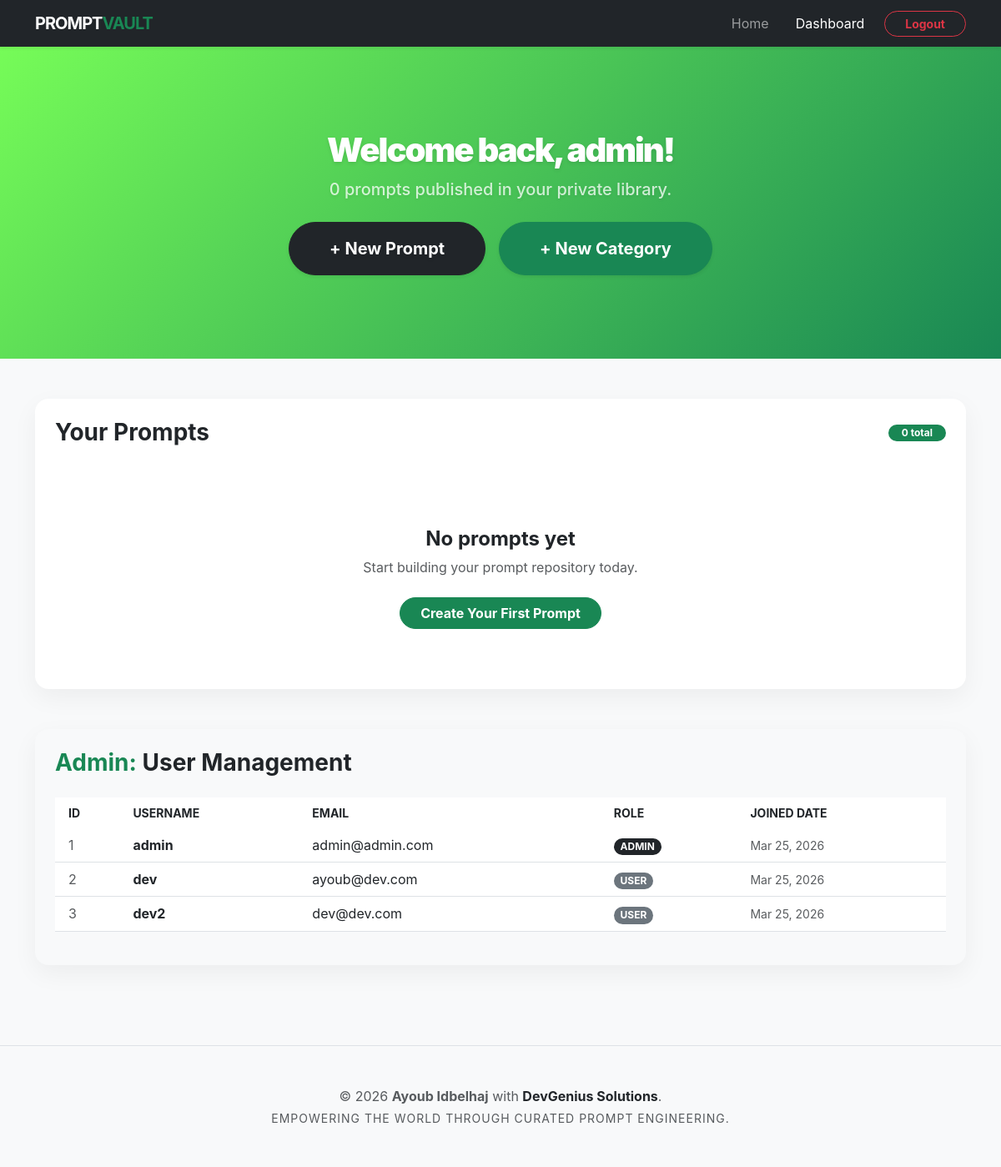
Page /app/dashboard.php (signed in) on the committed database.
### tables this page shows
CREATE TABLE users (
    id            INT UNSIGNED         NOT NULL AUTO_INCREMENT,  
    username      VARCHAR(50)          NOT NULL UNIQUE, 
    email         VARCHAR(150)         NOT NULL UNIQUE, 
    password_hash VARCHAR(255)         NOT NULL, 
    role          ENUM('user','admin') NOT NULL DEFAULT 'user',  
    created_at    DATETIME             NOT NULL DEFAULT CURRENT_TIMESTAMP,  
    PRIMARY KEY (id)  
);

### app/dashboard.php (the view, shortened to what this page needs)
<?php
require_once dirname(__DIR__) . '/config/db.php';
$u_id = $_SESSION['user_id'];
$username = $_SESSION['username'];
try {
    $uStmt = $pdo->prepare("SELECT role FROM users WHERE id = ?");
    $uStmt->execute([$u_id]);
    $user = $uStmt->fetch();
    $isAdmin = ($user['role'] === 'admin');
} catch (PDOException $e) {
    die("Error fetching user data: " . $e->getMessage());
}
try {
    $stmt = $pdo->prepare("
        SELECT p.*, c.name as category_name
        FROM prompts p
        INNER JOIN categories c ON p.category_id = c.id
        WHERE p.user_id = ?
        ORDER BY p.created_at DESC
    ");
    $stmt->execute([$u_id]);
    $prompts = $stmt->fetchAll();
    $promptCount = count($prompts);
} catch (PDOException $e) {
    $error = "Error loading your prompts: " . $e->getMessage();
}
$allUsers = [];
if ($isAdmin) {
    try {
        $userStmt = $pdo->query("SELECT id, username, email, role, created_at FROM users ORDER BY created_at DESC");
        $allUsers = $userStmt->fetchAll();
    } catch (PDOException $e) {
        $error = "Error loading user list: " . $e->getMessage();
    }
}
require_once dirname(__DIR__) . '/includes/header.php';
?>
<div class="hero-section text-center mb-5">
    <div class="container">
        <h1 class="fw-900 mb-2">Welcome back, <?php echo htmlspecialchars($username); ?>!</h1>
        <p class="lead fw-500 opacity-75"><?php echo $promptCount; ?> prompts published in your private library.</p>
        <div class="mt-4 d-flex justify-content-center gap-3">
            <a href="create-prompt.php" class="btn btn-dark btn-lg px-5 py-3 rounded-pill fw-bold shadow-sm transition-hover">
                + New Prompt
            </a>
            <?php if ($isAdmin): ?>
                <button type="button" class="btn btn-success btn-lg px-5 py-3 rounded-pill fw-bold shadow-sm transition-hover" data-bs-toggle="modal" data-bs-target="#addCategoryModal">
                    + New Category
                </button>
            <?php endif; ?>
        </div>
    </div>
</div>
<div class="container pb-5">
    <div class="row">
        <div class="col-12">
            <div class="card shadow rounded-4 border-0 p-4">
                <div class="d-flex justify-content-between align-items-center mb-4">
                    <h3 class="fw-bold m-0">Your Prompts</h3>
                    <span class="badge bg-success rounded-pill px-3"><?php echo $promptCount; ?> total</span>
                </div>
                <?php if ($promptCount > 0): ?>
                    <div class="table-responsive">
                        <table class="table table-hover align-middle">
                            <thead class="table-light">
                                <tr>
                                    <th class="ps-3 border-0 small text-uppercase fw-bold text-muted">Title</th>
                                    <th class="border-0 small text-uppercase fw-bold text-muted">Category</th>
                                    <th class="border-0 small text-uppercase fw-bold text-muted">Date</th>
                                    <th class="border-0 text-end pe-3 small text-uppercase fw-bold text-muted">Actions</th>
                                </tr>
                            </thead>
                            <tbody>
                                <?php foreach ($prompts as $prompt): ?>
                                    <tr>
                                        <td class="ps-3 fw-bold">
                                            <a href="view-prompt.php?id=<?php echo $prompt['id']; ?>" class="text-dark text-decoration-none">
                                                <?php echo htmlspecialchars($prompt['title']); ?>
                                            </a>
                                        </td>
                                        <td>
                                            <span class="badge bg-light text-dark border rounded-pill px-3">
                                                <?php echo htmlspecialchars($prompt['category_name']); ?>
                                            </span>
                                        </td>
                                        <td class="text-muted small">
                                            <?php echo date('M d, Y', strtotime($prompt['created_at'])); ?>
                                        </td>
                                        <td class="text-end pe-3">
                                            <a href="edit-prompt.php?id=<?php echo $prompt['id']; ?>" class="btn btn-sm btn-outline-dark rounded-pill px-3 fw-bold me-1">Edit</a>
                                            <a href="delete-prompt.php?id=<?php echo $prompt['id']; ?>" class="btn btn-sm btn-outline-danger rounded-pill px-3 fw-bold">Delete</a>
                                        </td>
                                    </tr>
                                <?php endforeach; ?>
                            </tbody>
                        </table>
                    </div>
                <?php else: ?>
                    <div class="text-center py-5">
                        <h4 class="fw-bold">No prompts yet</h4>
                        <p class="text-muted">Start building your prompt repository today.</p>
                        <a href="create-prompt.php" class="btn btn-success rounded-pill px-4 fw-bold mt-2">Create Your First Prompt</a>
                    </div>
                <?php endif; ?>
            </div>
        </div>
    </div>
    <?php if ($isAdmin): ?>
        <div class="row mt-5">
            <div class="col-12">
                <div class="card shadow rounded-4 border-0 p-4 bg-light">
                    <h3 class="fw-bold mb-4 text-dark"><span class="text-success">Admin:</span> User Management</h3>
                    <div class="table-responsive">
                        <table class="table table-hover align-middle">
                            <thead>
                                <tr class="small text-uppercase fw-bold text-muted">
                                    <th class="ps-3 border-0">ID</th>
                                    <th class="border-0">Username</th>
                                    <th class="border-0">Email</th>
                                    <th class="border-0">Role</th>
                                    <th class="border-0">Joined Date</th>
                                </tr>
                            </thead>
                            <tbody class="bg-white">
                                <?php foreach ($allUsers as $u): ?>
                                    <tr>
                                        <td class="ps-3 text-muted"><?php echo $u['id']; ?></td>
                                        <td class="fw-bold"><?php echo htmlspecialchars($u['username']); ?></td>
                                        <td><?php echo htmlspecialchars($u['email']); ?></td>
                                        <td>
                                            <span class="badge <?php echo ($u['role'] === 'admin') ? 'bg-dark' : 'bg-secondary'; ?> rounded-pill">
                                                <?php echo strtoupper($u['role']); ?>
                                            </span>
                                        </td>
                                        <td class="text-muted small">
                                            <?php echo date('M d, Y', strtotime($u['created_at'])); ?>
                                        </td>
                                    </tr>
                                <?php endforeach; ?>
                            </tbody>
                        </table>
                    </div>
                </div>
            </div>
        </div>
    <?php endif; ?>
</div>
<?php
require_once dirname(__DIR__) . '/includes/footer.php';
?>

### style/main.css (style rules this page uses)
:root { --primary-color: #198754; --primary-dark: #146c43; --dark-color: #212529; --accent-color: #76fc58; --bg-light: #f8f9fa; --card-shadow: 0 10px 30px rgba(0, 0, 0, 0.05); --card-shadow-hover: 0 15px 45px rgba(0, 0, 0, 0.1); }
html { scroll-behavior: smooth; height: 100%; }
body { background-color: var(--bg-light); font-family: 'Inter', system-ui, -apple-system, sans-serif; color: var(--dark-color); display: flex; flex-direction: column; min-height: 100vh; }
.fw-900 { font-weight: 900; }
.fw-500 { font-weight: 500; }
.hero-section { background: linear-gradient(135deg, var(--accent-color) 0%, var(--primary-color) 100%); color: #fff; padding: 100px 0; text-shadow: 0 2px 4px rgba(0,0,0,0.1); }
.hero-section h1 { letter-spacing: -2px; }
.transition-hover { transition: transform 0.3s cubic-bezier(0.34, 1.56, 0.64, 1), box-shadow 0.3s ease; }
.card { transition: all 0.3s ease; }
.card.shadow { box-shadow: var(--card-shadow) !important; }

### rows in the picture
users: id "1", username "admin", email "admin@admin.com", role "ADMIN", created_at "Mar 25, 2026"
users: id "2", username "dev", email "ayoub@dev.com", role "USER", created_at "Mar 25, 2026"
users: id "3", username "dev2", email "dev@dev.com", role "USER", created_at "Mar 25, 2026"

### other values in the picture
$username "admin"
$promptCount "0"
